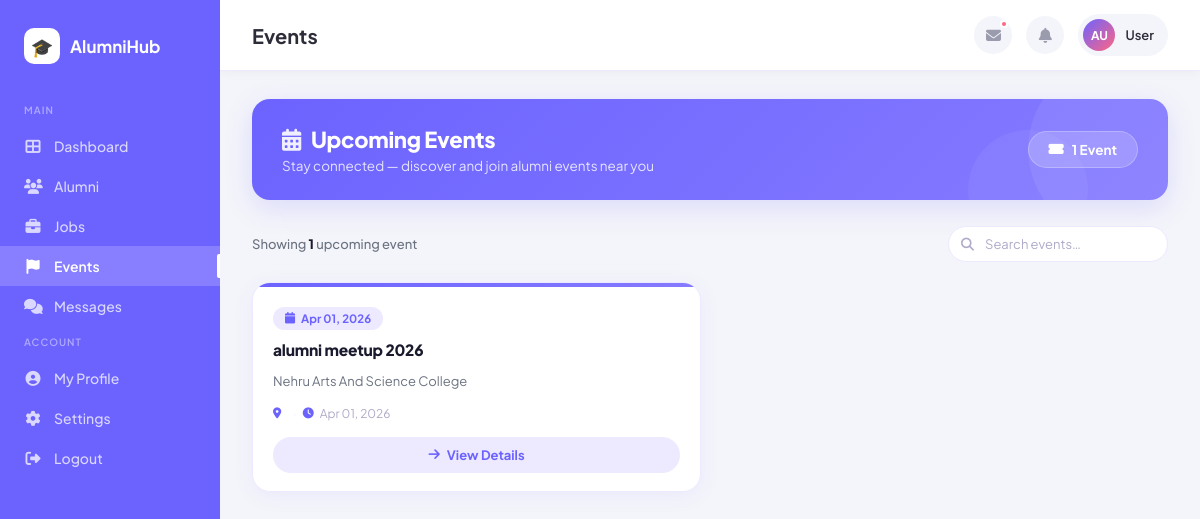
Screenshot of /events/ (signed in) with the database file from the repository.
### teacher_module/models.py (models this page shows, shortened)
class EventPost(models.Model):
    posted_by = models.ForeignKey(User, on_delete=models.CASCADE, related_name="teacher_event_posts")
    title = models.CharField(max_length=200)
    venue = models.CharField(max_length=200, blank=True)
    event_date = models.DateField()
    event_time = models.TimeField(null=True, blank=True)
    registration_link = models.URLField(blank=True)
    description = models.TextField()
    created_at = models.DateTimeField(auto_now_add=True)

### alumni_module/views.py (the view)
# urls.py: path('events/', views.events, name='events'),
@login_required
def events(request):
    events = EventPost.objects.all().order_by("-id")
    return render(request, "alumni/events.html", {"events": events})

### templates/alumni/events.html (shortened to what this page needs)
{% extends "base_dashboard.html" %}
{% block page_title %}Events{% endblock %}
{% block content %}
<div class="ev-page">
  <div class="ev-hero">
    <div class="ev-hero-left">
      <h1><i class="fas fa-calendar-alt" style="margin-right:10px;opacity:0.9;"></i>Upcoming Events</h1>
      <p>Stay connected — discover and join alumni events near you</p>
    </div>
    {% if events %}
    <div class="ev-hero-badge">
      <i class="fas fa-ticket-alt"></i>
      {{ events|length }} Event{{ events|length|pluralize }}
    </div>
    {% endif %}
  </div>
  <div class="ev-toolbar">
    {% if events %}
    <div class="ev-count-label">
      Showing <strong>{{ events|length }}</strong> upcoming event{{ events|length|pluralize }}
    </div>
    {% else %}
    <div class="ev-count-label">Alumni Events</div>
    {% endif %}
    <div class="ev-search-wrap">
      <input type="text" id="evSearch" placeholder="Search events…">
    </div>
  </div>
  <div class="ev-grid" id="evGrid">
    {% for event in events %}
    <div class="ev-card" data-title="{{ event.title|lower }}">
      <div class="ev-card-accent"></div>
      <div class="ev-card-body">
        <div class="ev-date-badge">
          <i class="fas fa-calendar"></i>
          {{ event.event_date|date:"M d, Y" }}
        </div>
        <div class="ev-title">{{ event.title }}</div>
        {% if event.description %}
        <div class="ev-desc">{{ event.description }}</div>
        {% endif %}
        <div class="ev-meta">
          <i class="fas fa-map-marker-alt"></i>
          <span class="ev-meta-sep">·</span>
          <i class="fas fa-clock"></i>
          <span>{{ event.event_date|date:"M d, Y" }}</span>
        </div>
      </div>
      <div class="ev-card-footer">
        <a href="{% url 'event_detail' event.id %}" class="ev-btn-view">
          <i class="fas fa-arrow-right"></i> View Details
        </a>
      </div>
    </div>
    {% empty %}
    <div class="ev-empty">
      <div class="ev-empty-icon"><i class="fas fa-calendar-times"></i></div>
      <p>No events available</p>
      <span>Check back soon for upcoming alumni events</span>
    </div>
    {% endfor %}
  </div>
</div>
{% endblock %}

### templates/base_dashboard.html (style rules this page uses)
*, *::before, *::after { box-sizing: border-box; margin: 0; padding: 0; }
:root { --primary: #6C63FF; --primary-light: #EEF0FF; --primary-dark: #5A52D5; --accent: #FF6584; --accent2: #43C6AC; --sidebar-bg: #6C63FF; --sidebar-text: rgba(255,255,255,0.75); --bg: #F4F5FA; --card: #fff; --text: #2D2D3A; --text-muted: #9B9BAE; --border: #EBEBF5; --shadow: 0 4px 20px rgba(108,99,255,0.08); --radius: 16px; }
body { font-family: 'Plus Jakarta Sans', sans-serif; background: var(--bg); color: var(--text); display: flex; min-height: 100vh; }

### rows the page displays
EventPost: event_date "Apr 01, 2026", title "alumni meetup 2026", description "Nehru Arts And Science College"

### other values shown
{{ events|length }} "1"
